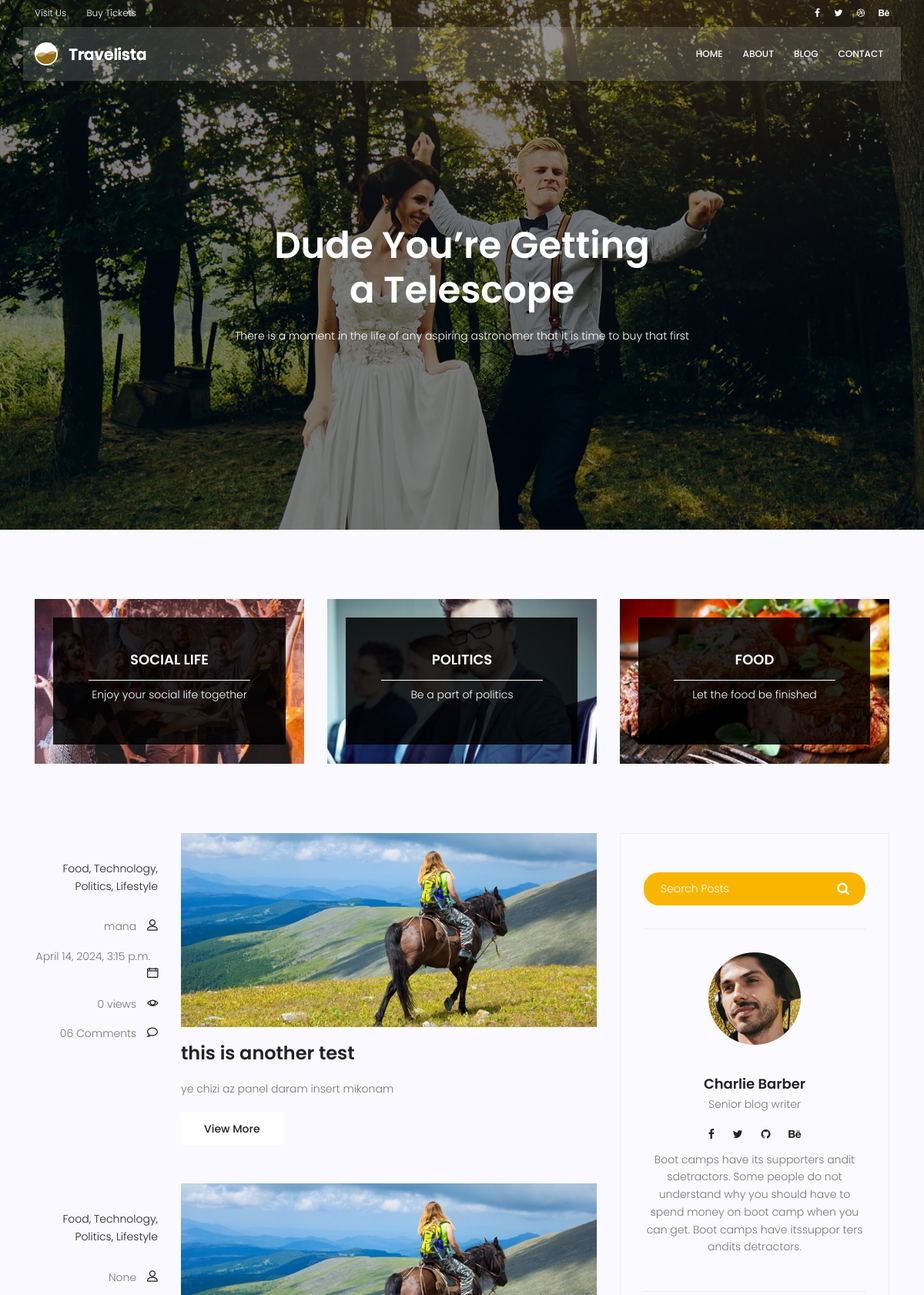
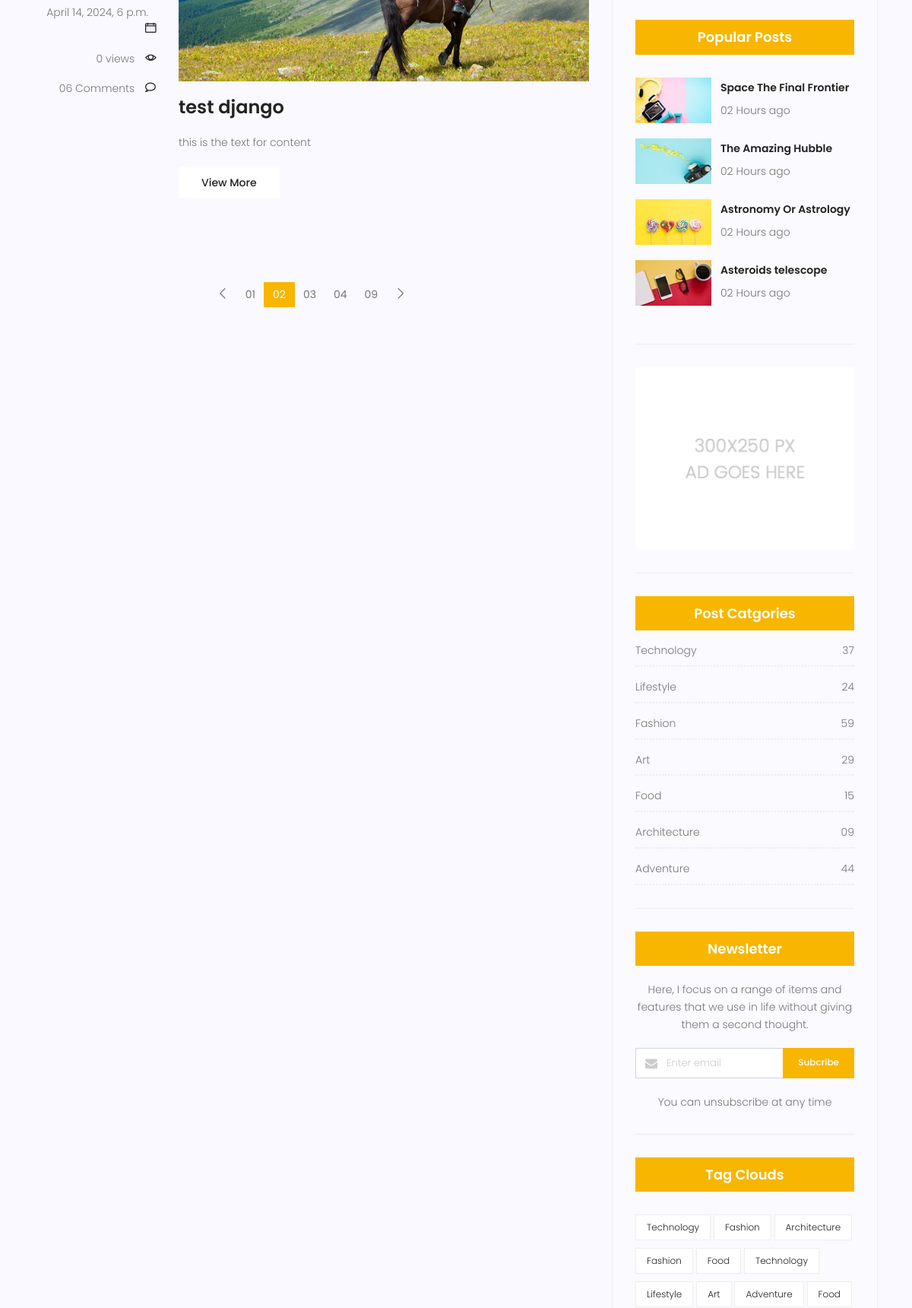
Screenshot of /blog/ (upper part) with the database file from the repository (2 pictures, top to bottom).
### blog/models.py (models this page shows, shortened)
class Post(models.Model):
    title = models.CharField(max_length=255)
    content = models.TextField()
    author = models.ForeignKey(User,on_delete=models.SET_NULL,null=True)
    counted_views = models.IntegerField(default=0)
    status = models.BooleanField(default=False)
    published_date = models.DateTimeField(null=True)
    created_date = models.DateTimeField(auto_now_add=True)
    updated_date = models.DateTimeField(auto_now=True)
    class Meta: # class e Meta  ---> in general hast va dige marbut be panel e admin nist...maslan baraye 'ordering' behtare inja taghir bedim
        ordering = ['-created_date']

### blog/views.py (the view)
# urls.py: path('',blog_view,name='index'),
def blog_view(request):
    posts = Post.objects.filter(status=1)
    context = {'posts':posts}
    return render(request, 'blog/blog-home.html',context)

### templates/blog/blog-home.html (shortened to what this page needs)
{% extends 'base.html' %}
{% load static %}
{% block content %}
			<section class="banner-area relative blog-home-banner" id="home">
				<div class="overlay overlay-bg"></div>
				<div class="container">
					<div class="row d-flex align-items-center justify-content-center">
						<div class="about-content blog-header-content col-lg-12">
							<h1 class="text-white">
								Dude You’re Getting
								a Telescope
							</h1>
							<p class="text-white">
								There is a moment in the life of any aspiring astronomer that it is time to buy that first
							</p>
						</div>
					</div>
				</div>
			</section>
			<section class="top-category-widget-area pt-90 pb-90 ">
				<div class="container">
					<div class="row">
						<div class="col-lg-4">
							<div class="single-cat-widget">
								<div class="content relative">
									<div class="overlay overlay-bg"></div>
								    <a href="#" target="_blank">
								      <div class="thumb">
								  		 <img class="content-image img-fluid d-block mx-auto" src="{% static 'img/blog/cat-widget1.jpg' %}" alt="">
								  	  </div>
								      <div class="content-details">
								        <h4 class="content-title mx-auto text-uppercase">Social life</h4>
								        <span></span>
								        <p>Enjoy your social life together</p>
								      </div>
								    </a>
								</div>
							</div>
						</div>
						<div class="col-lg-4">
							<div class="single-cat-widget">
								<div class="content relative">
									<div class="overlay overlay-bg"></div>
								    <a href="#" target="_blank">
								      <div class="thumb">
								  		 <img class="content-image img-fluid d-block mx-auto" src="{% static 'img/blog/cat-widget2.jpg' %}" alt="">
								  	  </div>
								      <div class="content-details">
								        <h4 class="content-title mx-auto text-uppercase">Politics</h4>
								        <span></span>
								        <p>Be a part of politics</p>
								      </div>
								    </a>
								</div>
							</div>
						</div>
						<div class="col-lg-4">
							<div class="single-cat-widget">
								<div class="content relative">
									<div class="overlay overlay-bg"></div>
								    <a href="#" target="_blank">
								      <div class="thumb">
								  		 <img class="content-image img-fluid d-block mx-auto" src="{% static 'img/blog/cat-widget3.jpg' %}" alt="">
								  	  </div>
								      <div class="content-details">
								        <h4 class="content-title mx-auto text-uppercase">Food</h4>
								        <span></span>
								        <p>Let the food be finished</p>
								      </div>
								    </a>
								</div>
							</div>
						</div>
					</div>
				</div>
			</section>
			<section class="post-content-area">
				<div class="container">
					<div class="row">
						<div class="col-lg-8 posts-list">
							{% for post in posts %}
							<div class="single-post row">
								<div class="col-lg-3  col-md-3 meta-details">
									<ul class="tags">
										<li><a href="#">Food,</a></li>
										<li><a href="#">Technology,</a></li>
										<li><a href="#">Politics,</a></li>
										<li><a href="#">Lifestyle</a></li>
									</ul>
									<div class="user-details row">
										<p class="user-name col-lg-12 col-md-12 col-6"><a href="#">{{post.author}}</a> <span class="lnr lnr-user"></span></p>
										<p class="date col-lg-12 col-md-12 col-6"><a href="#">{{post.published_date}}</a> <span class="lnr lnr-calendar-full"></span></p>
										<p class="view col-lg-12 col-md-12 col-6"><a href="#">{{post.counted_views}} views</a> <span class="lnr lnr-eye"></span></p>
										<p class="comments col-lg-12 col-md-12 col-6"><a href="#">06 Comments</a> <span class="lnr lnr-bubble"></span></p>
									</div>
								</div>
								<div class="col-lg-9 col-md-9 ">
									<div class="feature-img">
										<img class="img-fluid" src="{% static 'img/blog/feature-img1.jpg' %}" alt="">
									</div>
									<a class="posts-title" href="{% url 'blog:single' pid=post.id %}"><h3>{{ post.title }}</h3></a>
									<p class="excert">
										{{post.content}}
									</p>
									<a href="blog-single.html" class="primary-btn">View More</a>
								</div>
							</div>
							{% endfor %}
		                    <nav class="blog-pagination justify-content-center d-flex">
		                        <ul class="pagination">
		                            <li class="page-item">
		                                <a href="#" class="page-link" aria-label="Previous">
		                                    <span aria-hidden="true">
		                                        <span class="lnr lnr-chevron-left"></span>
		                                    </span>
		                                </a>
		                            </li>
		                            <li class="page-item"><a href="#" class="page-link">01</a></li>
		                            <li class="page-item active"><a href="#" class="page-link">02</a></li>
		                            <li class="page-item"><a href="#" class="page-link">03</a></li>
		                            <li class="page-item"><a href="#" class="page-link">04</a></li>
		                            <li class="page-item"><a href="#" class="page-link">09</a></li>
		                            <li class="page-item">
		                                <a href="#" class="page-link" aria-label="Next">
		                                    <span aria-hidden="true">
		                                        <span class="lnr lnr-chevron-right"></span>
		                                    </span>
		                                </a>
		                            </li>
		                        </ul>
		                    </nav>
						</div>
						<div class="col-lg-4 sidebar-widgets">
							<div class="widget-wrap">
								<div class="single-sidebar-widget search-widget">
									<form class="search-form" action="#">
			                            <input placeholder="Search Posts" name="search" type="text" onfocus="this.placeholder = ''" onblur="this.placeholder = 'Search Posts'" >
			                            <button type="submit"><i class="fa fa-search"></i></button>
			                        </form>
								</div>
								<div class="single-sidebar-widget user-info-widget">
									<img src="{% static 'img/blog/user-info.png" alt="">
									<a href="#"><h4>Charlie Barber</h4></a>
									<p>
										Senior blog writer
									</p>
									<ul class="social-links">
										<li><a href="#"><i class="fa fa-facebook"></i></a></li>
										<li><a href="#"><i class="fa fa-twitter"></i></a></li>
										<li><a href="#"><i class="fa fa-github"></i></a></li>
										<li><a href="#"><i class="fa fa-behance"></i></a></li>
									</ul>
									<p>
										Boot camps have its supporters andit sdetractors. Some people do not understand why you should have to spend money on boot camp when you can get. Boot camps have itssuppor ters andits detractors.
									</p>
								</div>
								<div class="single-sidebar-widget popular-post-widget">
									<h4 class="popular-title">Popular Posts</h4>
									<div class="popular-post-list">
										<div class="single-post-list d-flex flex-row align-items-center">
											<div class="thumb">
												<img class="img-fluid" src="{% static 'img/blog/pp1.jpg' %}" alt="">
											</div>
											<div class="details">
												<a href="blog-single.html"><h6>Space The Final Frontier</h6></a>
												<p>02 Hours ago</p>
											</div>
										</div>
										<div class="single-post-list d-flex flex-row align-items-center">
											<div class="thumb">
												<img class="img-fluid" src="{% static 'img/blog/pp2.jpg' %}" alt="">
											</div>
											<div class="details">
												<a href="blog-single.html"><h6>The Amazing Hubble</h6></a>
												<p>02 Hours ago</p>
											</div>
										</div>
										<div class="single-post-list d-flex flex-row align-items-center">
											<div class="thumb">
												<img class="img-fluid" src="{% static 'img/blog/pp3.jpg' %}" alt="">
											</div>
											<div class="details">
												<a href="blog-single.html"><h6>Astronomy Or Astrology</h6></a>
												<p>02 Hours ago</p>
											</div>
										</div>
										<div class="single-post-list d-flex flex-row align-items-center">
											<div class="thumb">
												<img class="img-fluid" src="{% static 'img/blog/pp4.jpg' %}" alt="">
											</div>
											<div class="details">
												<a href="blog-single.html"><h6>Asteroids telescope</h6></a>
												<p>02 Hours ago</p>
											</div>
										</div>
									</div>
								</div>
								<div class="single-sidebar-widget ads-widget">
									<a href="#"><img class="img-fluid" src="{% static 'img/blog/ads-banner.jpg' %}" alt=""></a>
								</div>
								<div class="single-sidebar-widget post-category-widget">
									<h4 class="category-title">Post Catgories</h4>
									<ul class="cat-list">
										<li>
											<a href="#" class="d-flex justify-content-between">
												<p>Technology</p>
												<p>37</p>
											</a>
										</li>
										<li>
											<a href="#" class="d-flex justify-content-between">
												<p>Lifestyle</p>
												<p>24</p>
											</a>
										</li>
										<li>
											<a href="#" class="d-flex justify-content-between">
												<p>Fashion</p>
												<p>59</p>
											</a>
										</li>
										<li>
											<a href="#" class="d-flex justify-content-between">
												<p>Art</p>
												<p>29</p>
											</a>
										</li>
										<li>
											<a href="#" class="d-flex justify-content-between">
												<p>Food</p>
												<p>15</p>
											</a>
										</li>
										<li>
											<a href="#" class="d-flex justify-content-between">
												<p>Architecture</p>
												<p>09</p>
											</a>
										</li>
										<li>
											<a href="#" class="d-flex justify-content-between">
												<p>Adventure</p>
												<p>44</p>
											</a>
										</li>
									</ul>
								</div>
								<div class="single-sidebar-widget newsletter-widget">
									<h4 class="newsletter-title">Newsletter</h4>
									<p>
										Here, I focus on a range of items and features that we use in life without
										giving them a second thought.
									</p>
									<div class="form-group d-flex flex-row">
									   <div class="col-autos">
									      <div class="input-group">
									        <div class="input-group-prepend">
									          <div class="input-group-text"><i class="fa fa-envelope" aria-hidden="true"></i>
											</div>
									        </div>
									        <input type="text" class="form-control" id="inlineFormInputGroup" placeholder="Enter email" onfocus="this.placeholder = ''" onblur="this.placeholder = 'Enter email'" >
									      </div>
									    </div>
									    <a href="#" class="bbtns">Subcribe</a>
									</div>
									<p class="text-bottom">
										You can unsubscribe at any time
									</p>
								</div>
								<div class="single-sidebar-widget tag-cloud-widget">
									<h4 class="tagcloud-title">Tag Clouds</h4>
									<ul>
										<li><a href="#">Technology</a></li>
										<li><a href="#">Fashion</a></li>
										<li><a href="#">Architecture</a></li>
										<li><a href="#">Fashion</a></li>
										<li><a href="#">Food</a></li>
										<li><a href="#">Technology</a></li>
										<li><a href="#">Lifestyle</a></li>
										<li><a href="#">Art</a></li>
										<li><a href="#">Adventure</a></li>
										<li><a href="#">Food</a></li>
									</ul>
								</div>
							</div>
						</div>
					</div>
				</div>
			</section>
{% endblock %}

### templates/base.html (shortened to what this page needs)
{% load static %}
<!DOCTYPE html>
<html lang="zxx" class="no-js">
<head>
    <link rel="stylesheet" href="{% static 'css/linearicons.css' %}">
    <link rel="stylesheet" href="{% static 'css/font-awesome.min.css' %}">
    <link rel="stylesheet" href="{% static 'css/bootstrap.css' %}">
    <link rel="stylesheet" href="{'css/magnific-popup.css' %}">
    <link rel="stylesheet" href="{% static 'css/jquery-ui.css' %}">
    <link rel="stylesheet" href="{% static 'css/nice-select.css' %}">
    <link rel="stylesheet" href="{% static 'css/animate.min.css' %}">
    <link rel="stylesheet" href="{% static 'css/owl.carousel.css' %}">
    <link rel="stylesheet" href="{% static 'css/main.css' %}">
</head>
<body>
    <header id="header">
        <div class="header-top">
            <div class="container">
                <div class="row align-items-center">
                    <div class="col-lg-6 col-sm-6 col-6 header-top-left">
                        <ul>
                            <li><a href="#">Visit Us</a></li>
                            <li><a href="#">Buy Tickets</a></li>
                        </ul>
                    </div>
                    <div class="col-lg-6 col-sm-6 col-6 header-top-right">
                        <div class="header-social">
                            <a href="#"><i class="fa fa-facebook"></i></a>
                            <a href="#"><i class="fa fa-twitter"></i></a>
                            <a href="#"><i class="fa fa-dribbble"></i></a>
                            <a href="#"><i class="fa fa-behance"></i></a>
                        </div>
                    </div>
                </div>
            </div>
        </div>
        <div class="container main-menu">
            <div class="row align-items-center justify-content-between d-flex">
                <div id="logo">
                    <a href="{% url 'website:index' %}"><img src="{% static 'img/logo.png' %}" alt="" title="" /></a>
                </div>
                <nav id="nav-menu-container">
                    <ul class="nav-menu">
                        <li><a href="{% url 'website:index' %}">Home</a></li>
                        <li><a href="{% url 'website:about' %}">About</a></li>
                        <li><a href="{% url 'blog:index' %}">Blog</a></li>
                        <li><a href="{% url 'website:contact' %}">Contact</a></li>
                    </ul>
                </nav>
            </div>
        </div>
    </header>
    {% block content %}
    {% endblock %}
</body>
</html>

### rows the page displays
Post: author "mana", published_date "April 14, 2024, 3:15 p.m.", counted_views "0", title "this is another test", content "ye chizi az panel daram insert mikonam"
Post: author "None", published_date "April 14, 2024, 6 p.m.", counted_views "0", title "test django", content "this is the text for content"
